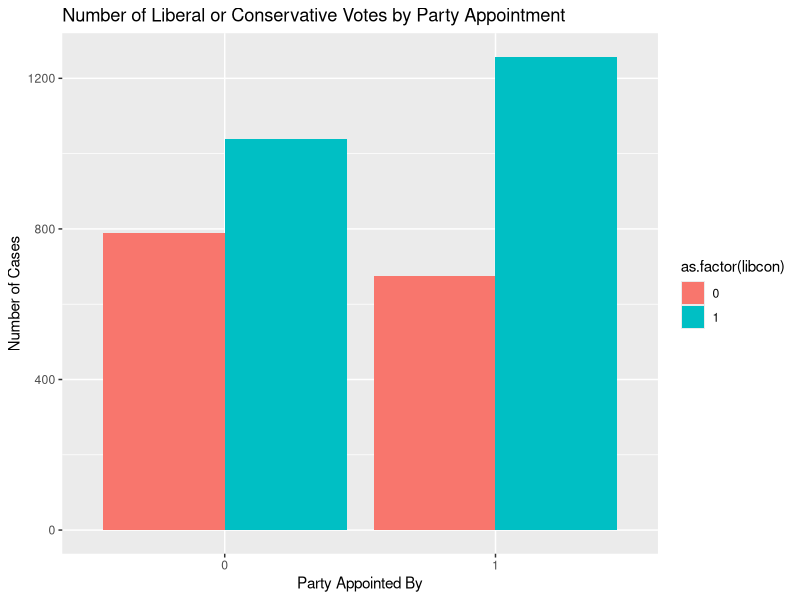
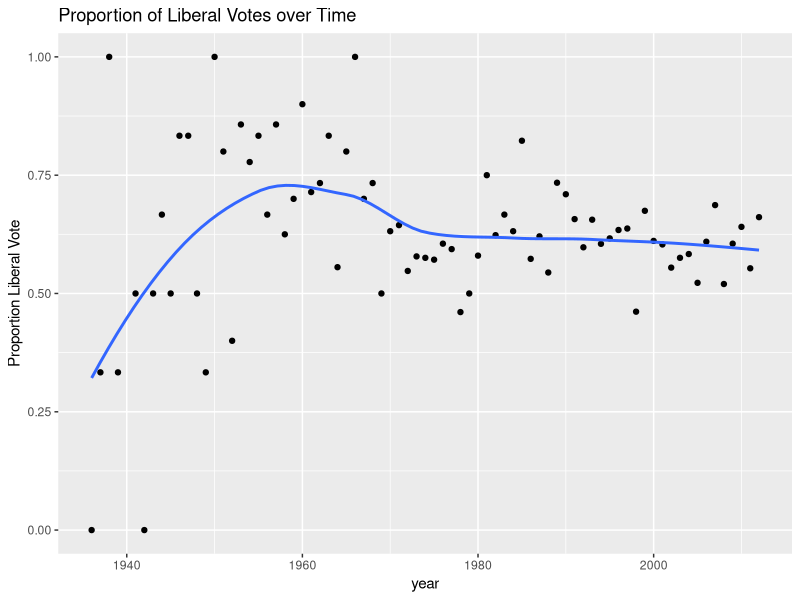
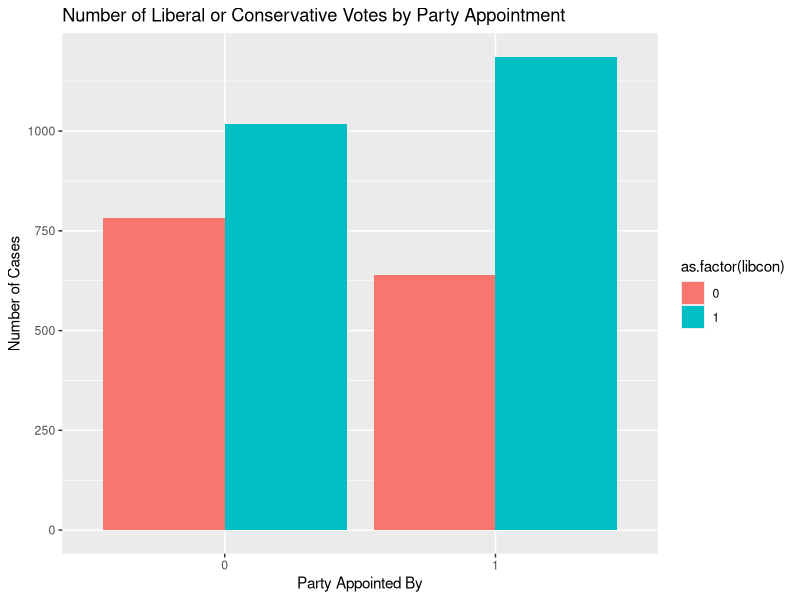
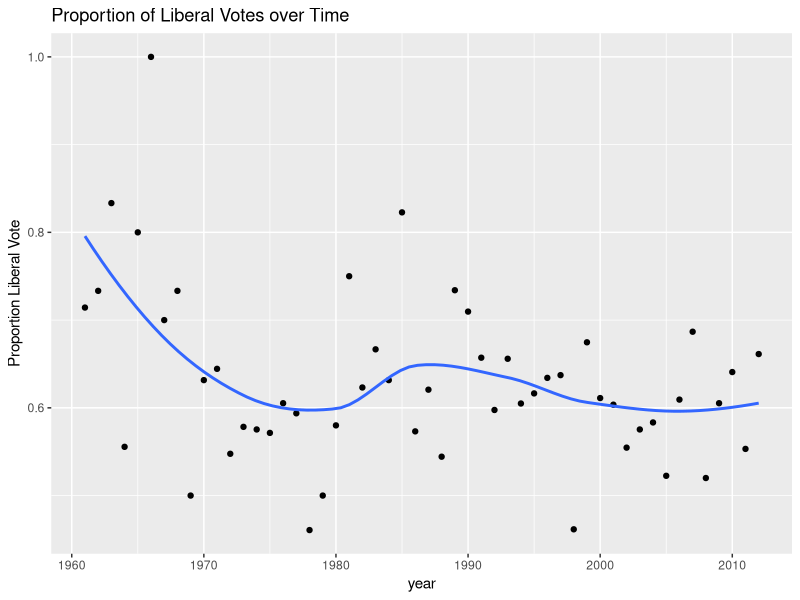

These figures' R source, in order:
## ---- chunk 1
library(tidyverse)
## ---- chunk 2
data <- read_csv('data/env_courts.csv')
data %>% 
  head()
## ---- chunk 3
data %>% 
  count(libcon,dem_appointed)


data %>% 
  count(libcon,dem_appointed) %>% 
ggplot(aes(fill=as.factor(libcon), y=n, x=as.factor(dem_appointed))) + 
    geom_col(position="dodge") + 
    labs(x='Party Appointed By',y='Number of Cases',title = 'Number of Liberal or Conservative Votes by Party Appointment')

## ---- chunk 4
data %>% 
  group_by(year) %>% 
  summarise(mean_lib_vote = mean(libcon), .groups='drop') %>% 
  ggplot(aes(year,mean_lib_vote)) +
    geom_point() +
    geom_smooth(method = 'loess',se = FALSE,formula = 'y ~ x') +
    labs(x='year',y='Proportion Liberal Vote',title = 'Proportion of Liberal Votes over Time')
## ---- chunk 5
data %>% 
  group_by(dem_appointed) %>% 
  summarise(mean_lib_vote = mean(libcon), .groups='drop')

data %>% 
  group_by(dem_appointed,admin) %>% 
  summarise(mean_lib_vote = mean(libcon), .groups='drop')
## ---- chunk 6
data$libcon <- factor(data$libcon)
data$dem_appointed <- factor(data$dem_appointed)
data$admin <- factor(data$admin)

summary(glm(libcon ~ dem_appointed, data = data, family = "binomial"))


summary(glm(libcon ~ admin, data = data, family = "binomial"))


summary(glm(libcon ~ dem_appointed + admin, data = data, family = "binomial"))

summary(glm(libcon ~ dem_appointed * admin, data = data, family = "binomial"))

## ---- chunk 7

post_trend <- data %>% 
  filter(year > 1960)

post_trend %>% 
  count(libcon,dem_appointed) %>% 
ggplot(aes(fill=as.factor(libcon), y=n, x=as.factor(dem_appointed))) + 
    geom_col(position="dodge") + 
    labs(x='Party Appointed By',y='Number of Cases',title = 'Number of Liberal or Conservative Votes by Party Appointment')

## ---- chunk 8
data <- read_csv('data/env_courts.csv')



data <- data %>% 
  filter(year > 1960)

data %>% 
  group_by(year) %>% 
  summarise(mean_lib_vote = mean(libcon), .groups='drop') %>% 
  ggplot(aes(year,mean_lib_vote)) +
    geom_point() +
    geom_smooth(method = 'loess',se = FALSE,formula = 'y ~ x') +
    labs(x='year',y='Proportion Liberal Vote',title = 'Proportion of Liberal Votes over Time')
## ---- chunk 9
data %>% 
  group_by(dem_appointed) %>% 
  summarise(mean_lib_vote = mean(libcon), .groups='drop')

data %>% 
  group_by(dem_appointed,admin) %>% 
  summarise(mean_lib_vote = mean(libcon), .groups='drop')
## ---- chunk 10
data$libcon <- factor(data$libcon)
data$dem_appointed <- factor(data$dem_appointed)
data$admin <- factor(data$admin)

summary(glm(libcon ~ dem_appointed, data = data, family = "binomial"))


summary(glm(libcon ~ admin, data = data, family = "binomial"))


summary(glm(libcon ~ dem_appointed + admin, data = data, family = "binomial"))

summary(glm(libcon ~ dem_appointed * admin, data = data, family = "binomial"))
